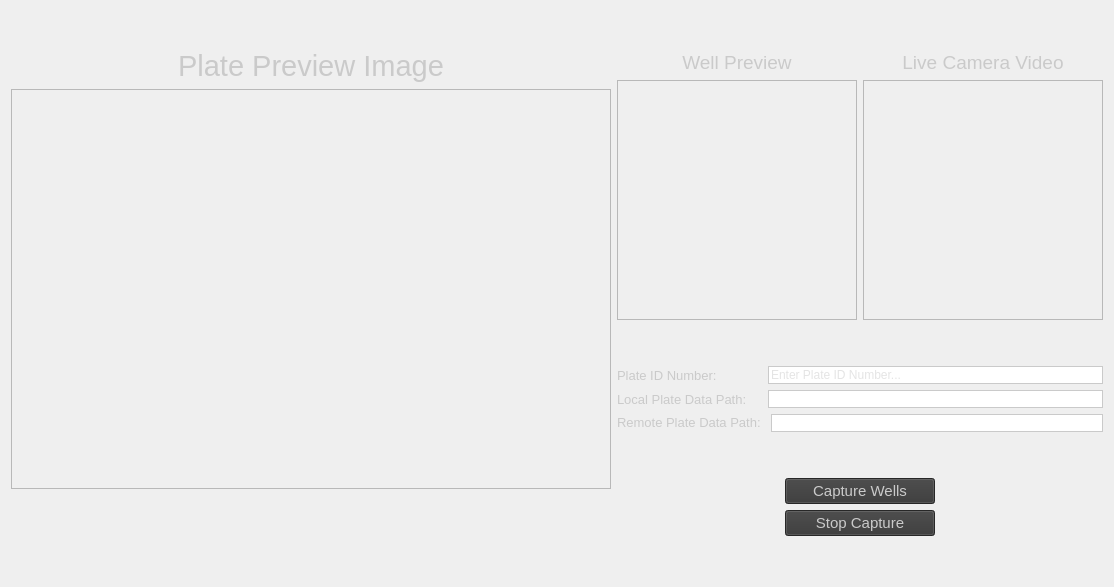
      <widget class="QWidget" name="imager_tab">
       <attribute name="title">
        <string>Imager</string>
       </attribute>
       <layout class="QGridLayout" name="gridLayout_2">
        <item row="0" column="0">
         <layout class="QGridLayout" name="gridLayout_3">
          <item row="1" column="0">
           <widget class="QLabel" name="label_3">
            <property name="sizePolicy">
             <sizepolicy hsizetype="Fixed" vsizetype="Fixed">
              <horstretch>0</horstretch>
              <verstretch>0</verstretch>
             </sizepolicy>
            </property>
            <property name="minimumSize">
             <size>
              <width>600</width>
              <height>0</height>
             </size>
            </property>
            <property name="font">
             <font>
              <pointsize>22</pointsize>
             </font>
            </property>
            <property name="styleSheet">
             <string notr="true">color:rgb(202, 202, 202)</string>
            </property>
            <property name="text">
             <string>Plate Preview Image</string>
            </property>
            <property name="scaledContents">
             <bool>false</bool>
            </property>
            <property name="alignment">
             <set>Qt::AlignCenter</set>
            </property>
           </widget>
          </item>
          <item row="2" column="0">
           <widget class="QLabel" name="composite_image_label">
            <property name="sizePolicy">
             <sizepolicy hsizetype="Fixed" vsizetype="Fixed">
              <horstretch>0</horstretch>
              <verstretch>0</verstretch>
             </sizepolicy>
            </property>
            <property name="minimumSize">
             <size>
              <width>600</width>
              <height>400</height>
             </size>
            </property>
            <property name="autoFillBackground">
             <bool>false</bool>
            </property>
            <property name="frameShape">
             <enum>QFrame::StyledPanel</enum>
            </property>
            <property name="frameShadow">
             <enum>QFrame::Plain</enum>
            </property>
            <property name="text">
             <string/>
            </property>
            <property name="alignment">
             <set>Qt::AlignCenter</set>
            </property>
           </widget>
          </item>
          <item row="3" column="0">
           <spacer name="verticalSpacer_6">
            <property name="orientation">
             <enum>Qt::Vertical</enum>
            </property>
            <property name="sizeHint" stdset="0">
             <size>
              <width>20</width>
              <height>40</height>
             </size>
            </property>
           </spacer>
          </item>
          <item row="0" column="0">
           <spacer name="verticalSpacer_5">
            <property name="orientation">
             <enum>Qt::Vertical</enum>
            </property>
            <property name="sizeType">
             <enum>QSizePolicy::Minimum</enum>
            </property>
            <property name="sizeHint" stdset="0">
             <size>
              <width>20</width>
              <height>38</height>
             </size>
            </property>
           </spacer>
          </item>
         </layout>
        </item>
        <item row="0" column="1">
         <layout class="QGridLayout" name="gridLayout_4">
          <item row="1" column="0">
           <layout class="QGridLayout" name="gridLayout_5">
            <item row="2" column="0">
             <widget class="QLabel" name="label_4">
              <property name="sizePolicy">
               <sizepolicy hsizetype="Fixed" vsizetype="Minimum">
                <horstretch>0</horstretch>
                <verstretch>0</verstretch>
               </sizepolicy>
              </property>
              <property name="minimumSize">
               <size>
                <width>240</width>
                <height>0</height>
               </size>
              </property>
              <property name="font">
               <font>
                <pointsize>14</pointsize>
               </font>
              </property>
              <property name="styleSheet">
               <string notr="true">color:rgb(202, 202, 202)</string>
              </property>
              <property name="text">
               <string>Well Preview</string>
              </property>
              <property name="alignment">
               <set>Qt::AlignCenter</set>
              </property>
             </widget>
            </item>
            <item row="3" column="0">
             <widget class="QLabel" name="well_preview_image_label">
              <property name="sizePolicy">
               <sizepolicy hsizetype="Fixed" vsizetype="Fixed">
                <horstretch>0</horstretch>
                <verstretch>0</verstretch>
               </sizepolicy>
              </property>
              <property name="minimumSize">
               <size>
                <width>240</width>
                <height>240</height>
               </size>
              </property>
              <property name="frameShape">
               <enum>QFrame::StyledPanel</enum>
              </property>
              <property name="text">
               <string/>
              </property>
             </widget>
            </item>
            <item row="2" column="1">
             <widget class="QLabel" name="label_10">
              <property name="sizePolicy">
               <sizepolicy hsizetype="Fixed" vsizetype="Minimum">
                <horstretch>0</horstretch>
                <verstretch>0</verstretch>
               </sizepolicy>
              </property>
              <property name="minimumSize">
               <size>
                <width>240</width>
                <height>0</height>
               </size>
              </property>
              <property name="font">
               <font>
                <pointsize>14</pointsize>
               </font>
              </property>
              <property name="styleSheet">
               <string notr="true">color:rgb(202, 202, 202)</string>
              </property>
              <property name="text">
               <string>Live Camera Video</string>
              </property>
              <property name="alignment">
               <set>Qt::AlignCenter</set>
              </property>
             </widget>
            </item>
            <item row="3" column="1">
             <widget class="QLabel" name="live_view_image_label">
              <property name="sizePolicy">
               <sizepolicy hsizetype="Fixed" vsizetype="Fixed">
                <horstretch>0</horstretch>
                <verstretch>0</verstretch>
               </sizepolicy>
              </property>
              <property name="minimumSize">
               <size>
                <width>240</width>
                <height>240</height>
               </size>
              </property>
              <property name="frameShape">
               <enum>QFrame::StyledPanel</enum>
              </property>
              <property name="text">
               <string/>
              </property>
             </widget>
            </item>
           </layout>
          </item>
          <item row="7" column="0">
           <layout class="QGridLayout" name="gridLayout_6">
            <item row="1" column="2">
             <spacer name="horizontalSpacer_8">
              <property name="orientation">
               <enum>Qt::Horizontal</enum>
              </property>
              <property name="sizeHint" stdset="0">
               <size>
                <width>40</width>
                <height>20</height>
               </size>
              </property>
             </spacer>
            </item>
            <item row="1" column="0">
             <spacer name="horizontalSpacer_7">
              <property name="orientation">
               <enum>Qt::Horizontal</enum>
              </property>
              <property name="sizeHint" stdset="0">
               <size>
                <width>40</width>
                <height>20</height>
               </size>
              </property>
             </spacer>
            </item>
            <item row="1" column="1">
             <widget class="QPushButton" name="stop_capture_button">
              <property name="sizePolicy">
               <sizepolicy hsizetype="Fixed" vsizetype="Fixed">
                <horstretch>0</horstretch>
                <verstretch>0</verstretch>
               </sizepolicy>
              </property>
              <property name="minimumSize">
               <size>
                <width>150</width>
                <height>0</height>
               </size>
              </property>
              <property name="font">
               <font>
                <pointsize>11</pointsize>
               </font>
              </property>
              <property name="styleSheet">
               <string notr="true">background-color:rgb(55, 55, 55); color:rgb(202, 202, 202)</string>
              </property>
              <property name="text">
               <string>Stop Capture</string>
              </property>
             </widget>
            </item>
            <item row="0" column="1">
             <widget class="QPushButton" name="capture_wells_button">
              <property name="sizePolicy">
               <sizepolicy hsizetype="Fixed" vsizetype="Fixed">
                <horstretch>0</horstretch>
                <verstretch>0</verstretch>
               </sizepolicy>
              </property>
              <property name="minimumSize">
               <size>
                <width>150</width>
                <height>0</height>
               </size>
              </property>
              <property name="font">
               <font>
                <pointsize>11</pointsize>
               </font>
              </property>
              <property name="styleSheet">
               <string notr="true">background-color:rgb(55, 55, 55); color:rgb(202, 202, 202)</string>
              </property>
              <property name="text">
               <string>Capture Wells</string>
              </property>
             </widget>
            </item>
           </layout>
          </item>
          <item row="3" column="0">
           <layout class="QHBoxLayout" name="horizontalLayout_2">
            <item>
             <widget class="QLabel" name="label_11">
              <property name="sizePolicy">
               <sizepolicy hsizetype="Fixed" vsizetype="Preferred">
                <horstretch>0</horstretch>
                <verstretch>0</verstretch>
               </sizepolicy>
              </property>
              <property name="minimumSize">
               <size>
                <width>145</width>
                <height>0</height>
               </size>
              </property>
              <property name="font">
               <font>
                <pointsize>10</pointsize>
               </font>
              </property>
              <property name="styleSheet">
               <string notr="true">color:rgb(202, 202, 202)</string>
              </property>
              <property name="text">
               <string>Plate ID Number: </string>
              </property>
             </widget>
            </item>
            <item>
             <widget class="QLineEdit" name="plate_id_line_edit">
              <property name="styleSheet">
               <string notr="true">color:rgb(202, 202, 202); border: 1px solid rgb(202, 202, 202)</string>
              </property>
              <property name="frame">
               <bool>true</bool>
              </property>
              <property name="placeholderText">
               <string>Enter Plate ID Number...</string>
              </property>
             </widget>
            </item>
           </layout>
          </item>
          <item row="0" column="0">
           <spacer name="verticalSpacer">
            <property name="orientation">
             <enum>Qt::Vertical</enum>
            </property>
            <property name="sizeHint" stdset="0">
             <size>
              <width>20</width>
              <height>40</height>
             </size>
            </property>
           </spacer>
          </item>
          <item row="11" column="0">
           <spacer name="verticalSpacer_3">
            <property name="orientation">
             <enum>Qt::Vertical</enum>
            </property>
            <property name="sizeHint" stdset="0">
             <size>
              <width>20</width>
              <height>40</height>
             </size>
            </property>
           </spacer>
          </item>
          <item row="2" column="0">
           <spacer name="verticalSpacer_2">
            <property name="orientation">
             <enum>Qt::Vertical</enum>
            </property>
            <property name="sizeType">
             <enum>QSizePolicy::Expanding</enum>
            </property>
            <property name="sizeHint" stdset="0">
             <size>
              <width>20</width>
              <height>40</height>
             </size>
            </property>
           </spacer>
          </item>
          <item row="6" column="0">
           <spacer name="verticalSpacer_4">
            <property name="orientation">
             <enum>Qt::Vertical</enum>
            </property>
            <property name="sizeHint" stdset="0">
             <size>
              <width>20</width>
              <height>40</height>
             </size>
            </property>
           </spacer>
          </item>
          <item row="4" column="0">
           <layout class="QHBoxLayout" name="horizontalLayout_3">
            <item>
             <widget class="QLabel" name="label_12">
              <property name="sizePolicy">
               <sizepolicy hsizetype="Fixed" vsizetype="Preferred">
                <horstretch>0</horstretch>
                <verstretch>0</verstretch>
               </sizepolicy>
              </property>
              <property name="minimumSize">
               <size>
                <width>145</width>
                <height>0</height>
               </size>
              </property>
              <property name="font">
               <font>
                <pointsize>10</pointsize>
               </font>
              </property>
              <property name="styleSheet">
               <string notr="true">color:rgb(202, 202, 202)</string>
              </property>
              <property name="text">
               <string>Local Plate Data Path:</string>
              </property>
             </widget>
            </item>
            <item>
             <widget class="QLineEdit" name="local_path_line_edit">
              <property name="styleSheet">
               <string notr="true">color:rgb(202, 202, 202); border: 1px solid rgb(202, 202, 202)</string>
              </property>
              <property name="text">
               <string/>
              </property>
              <property name="readOnly">
               <bool>true</bool>
              </property>
              <property name="placeholderText">
               <string/>
              </property>
             </widget>
            </item>
           </layout>
          </item>
          <item row="5" column="0">
           <layout class="QHBoxLayout" name="horizontalLayout_4">
            <item>
             <widget class="QLabel" name="label_13">
              <property name="sizePolicy">
               <sizepolicy hsizetype="Fixed" vsizetype="Fixed">
                <horstretch>0</horstretch>
                <verstretch>0</verstretch>
               </sizepolicy>
              </property>
              <property name="minimumSize">
               <size>
                <width>145</width>
                <height>0</height>
               </size>
              </property>
              <property name="font">
               <font>
                <pointsize>10</pointsize>
               </font>
              </property>
              <property name="styleSheet">
               <string notr="true">color:rgb(202, 202, 202)</string>
              </property>
              <property name="text">
               <string>Remote Plate Data Path: </string>
              </property>
             </widget>
            </item>
            <item>
             <widget class="QLineEdit" name="remote_path_line_edit">
              <property name="styleSheet">
               <string notr="true">color:rgb(202, 202, 202); border: 1px solid rgb(202, 202, 202)</string>
              </property>
              <property name="readOnly">
               <bool>true</bool>
              </property>
              <property name="placeholderText">
               <string/>
              </property>
             </widget>
            </item>
           </layout>
          </item>
         </layout>
        </item>
       </layout>
      </widget>
